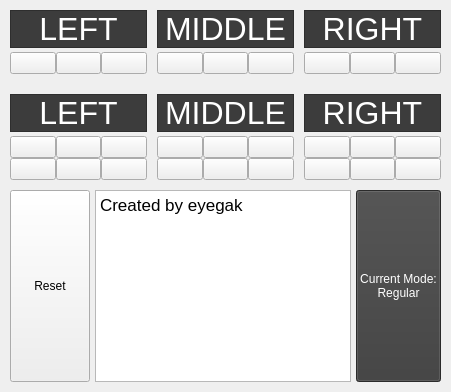
  <widget class="QWidget" name="centralwidget">
   <layout class="QVBoxLayout" name="verticalLayout" stretch="5,4">
    <property name="spacing">
     <number>5</number>
    </property>
    <property name="leftMargin">
     <number>5</number>
    </property>
    <property name="topMargin">
     <number>5</number>
    </property>
    <property name="rightMargin">
     <number>5</number>
    </property>
    <property name="bottomMargin">
     <number>5</number>
    </property>
    <item>
     <layout class="QGridLayout" name="gridLayout" rowstretch="0,0,0,0,0,0,0,0">
      <property name="leftMargin">
       <number>5</number>
      </property>
      <property name="topMargin">
       <number>5</number>
      </property>
      <property name="rightMargin">
       <number>5</number>
      </property>
      <property name="spacing">
       <number>0</number>
      </property>
      <item row="2" column="9">
       <widget class="QPushButton" name="b_RCircle">
        <property name="sizePolicy">
         <sizepolicy hsizetype="Minimum" vsizetype="MinimumExpanding">
          <horstretch>0</horstretch>
          <verstretch>0</verstretch>
         </sizepolicy>
        </property>
        <property name="text">
         <string/>
        </property>
        <property name="icon">
         <iconset resource="DissectionTool.qrc">
          <normaloff>:/images/svg/circle.svg</normaloff>:/images/svg/circle.svg</iconset>
        </property>
        <property name="iconSize">
         <size>
          <width>48</width>
          <height>64</height>
         </size>
        </property>
       </widget>
      </item>
      <item row="6" column="6">
       <widget class="QPushButton" name="b_MPyramid">
        <property name="sizePolicy">
         <sizepolicy hsizetype="Minimum" vsizetype="MinimumExpanding">
          <horstretch>0</horstretch>
          <verstretch>0</verstretch>
         </sizepolicy>
        </property>
        <property name="text">
         <string/>
        </property>
        <property name="icon">
         <iconset resource="DissectionTool.qrc">
          <normaloff>:/images/svg/pyramid.svg</normaloff>:/images/svg/pyramid.svg</iconset>
        </property>
        <property name="iconSize">
         <size>
          <width>48</width>
          <height>64</height>
         </size>
        </property>
       </widget>
      </item>
      <item row="7" column="6">
       <widget class="QPushButton" name="b_MCone">
        <property name="sizePolicy">
         <sizepolicy hsizetype="Minimum" vsizetype="MinimumExpanding">
          <horstretch>0</horstretch>
          <verstretch>0</verstretch>
         </sizepolicy>
        </property>
        <property name="text">
         <string/>
        </property>
        <property name="icon">
         <iconset resource="DissectionTool.qrc">
          <normaloff>:/images/svg/cone.svg</normaloff>:/images/svg/cone.svg</iconset>
        </property>
        <property name="iconSize">
         <size>
          <width>48</width>
          <height>64</height>
         </size>
        </property>
       </widget>
      </item>
      <item row="2" column="10">
       <widget class="QPushButton" name="b_RSquare">
        <property name="sizePolicy">
         <sizepolicy hsizetype="Minimum" vsizetype="MinimumExpanding">
          <horstretch>0</horstretch>
          <verstretch>0</verstretch>
         </sizepolicy>
        </property>
        <property name="text">
         <string/>
        </property>
        <property name="icon">
         <iconset resource="DissectionTool.qrc">
          <normaloff>:/images/svg/square.svg</normaloff>:/images/svg/square.svg</iconset>
        </property>
        <property name="iconSize">
         <size>
          <width>48</width>
          <height>64</height>
         </size>
        </property>
       </widget>
      </item>
      <item row="6" column="2">
       <widget class="QPushButton" name="b_LPyramid">
        <property name="sizePolicy">
         <sizepolicy hsizetype="Minimum" vsizetype="MinimumExpanding">
          <horstretch>0</horstretch>
          <verstretch>0</verstretch>
         </sizepolicy>
        </property>
        <property name="text">
         <string/>
        </property>
        <property name="icon">
         <iconset resource="DissectionTool.qrc">
          <normaloff>:/images/svg/pyramid.svg</normaloff>:/images/svg/pyramid.svg</iconset>
        </property>
        <property name="iconSize">
         <size>
          <width>48</width>
          <height>64</height>
         </size>
        </property>
       </widget>
      </item>
      <item row="6" column="10">
       <widget class="QPushButton" name="b_RPyramid">
        <property name="sizePolicy">
         <sizepolicy hsizetype="Minimum" vsizetype="MinimumExpanding">
          <horstretch>0</horstretch>
          <verstretch>0</verstretch>
         </sizepolicy>
        </property>
        <property name="icon">
         <iconset resource="DissectionTool.qrc">
          <normaloff>:/images/svg/pyramid.svg</normaloff>:/images/svg/pyramid.svg</iconset>
        </property>
        <property name="iconSize">
         <size>
          <width>48</width>
          <height>64</height>
         </size>
        </property>
       </widget>
      </item>
      <item row="2" column="1">
       <widget class="QPushButton" name="b_LCircle">
        <property name="sizePolicy">
         <sizepolicy hsizetype="Minimum" vsizetype="MinimumExpanding">
          <horstretch>0</horstretch>
          <verstretch>0</verstretch>
         </sizepolicy>
        </property>
        <property name="text">
         <string/>
        </property>
        <property name="icon">
         <iconset resource="DissectionTool.qrc">
          <normaloff>:/images/svg/circle.svg</normaloff>:/images/svg/circle.svg</iconset>
        </property>
        <property name="iconSize">
         <size>
          <width>48</width>
          <height>64</height>
         </size>
        </property>
       </widget>
      </item>
      <item row="2" column="6">
       <widget class="QPushButton" name="b_MSquare">
        <property name="sizePolicy">
         <sizepolicy hsizetype="Minimum" vsizetype="MinimumExpanding">
          <horstretch>0</horstretch>
          <verstretch>0</verstretch>
         </sizepolicy>
        </property>
        <property name="text">
         <string/>
        </property>
        <property name="icon">
         <iconset resource="DissectionTool.qrc">
          <normaloff>:/images/svg/square.svg</normaloff>:/images/svg/square.svg</iconset>
        </property>
        <property name="iconSize">
         <size>
          <width>48</width>
          <height>64</height>
         </size>
        </property>
       </widget>
      </item>
      <item row="6" column="4">
       <widget class="QPushButton" name="b_MSphere">
        <property name="sizePolicy">
         <sizepolicy hsizetype="Minimum" vsizetype="MinimumExpanding">
          <horstretch>0</horstretch>
          <verstretch>0</verstretch>
         </sizepolicy>
        </property>
        <property name="text">
         <string/>
        </property>
        <property name="icon">
         <iconset resource="DissectionTool.qrc">
          <normaloff>:/images/svg/sphere.svg</normaloff>:/images/svg/sphere.svg</iconset>
        </property>
        <property name="iconSize">
         <size>
          <width>48</width>
          <height>64</height>
         </size>
        </property>
       </widget>
      </item>
      <item row="3" column="1">
       <spacer name="verticalSpacer">
        <property name="orientation">
         <enum>Qt::Orientation::Vertical</enum>
        </property>
        <property name="sizeType">
         <enum>QSizePolicy::Policy::Minimum</enum>
        </property>
        <property name="sizeHint" stdset="0">
         <size>
          <width>20</width>
          <height>20</height>
         </size>
        </property>
       </spacer>
      </item>
      <item row="6" column="0">
       <widget class="QPushButton" name="b_LSphere">
        <property name="sizePolicy">
         <sizepolicy hsizetype="Minimum" vsizetype="MinimumExpanding">
          <horstretch>0</horstretch>
          <verstretch>0</verstretch>
         </sizepolicy>
        </property>
        <property name="text">
         <string/>
        </property>
        <property name="icon">
         <iconset resource="DissectionTool.qrc">
          <normaloff>:/images/svg/sphere.svg</normaloff>:/images/svg/sphere.svg</iconset>
        </property>
        <property name="iconSize">
         <size>
          <width>48</width>
          <height>64</height>
         </size>
        </property>
       </widget>
      </item>
      <item row="2" column="8">
       <widget class="QPushButton" name="b_RTriangle">
        <property name="sizePolicy">
         <sizepolicy hsizetype="Minimum" vsizetype="MinimumExpanding">
          <horstretch>0</horstretch>
          <verstretch>0</verstretch>
         </sizepolicy>
        </property>
        <property name="text">
         <string/>
        </property>
        <property name="icon">
         <iconset resource="DissectionTool.qrc">
          <normaloff>:/images/svg/triangle.svg</normaloff>:/images/svg/triangle.svg</iconset>
        </property>
        <property name="iconSize">
         <size>
          <width>48</width>
          <height>64</height>
         </size>
        </property>
       </widget>
      </item>
      <item row="6" column="5">
       <widget class="QPushButton" name="b_MCube">
        <property name="sizePolicy">
         <sizepolicy hsizetype="Minimum" vsizetype="MinimumExpanding">
          <horstretch>0</horstretch>
          <verstretch>0</verstretch>
         </sizepolicy>
        </property>
        <property name="text">
         <string/>
        </property>
        <property name="icon">
         <iconset resource="DissectionTool.qrc">
          <normaloff>:/images/svg/cube.svg</normaloff>:/images/svg/cube.svg</iconset>
        </property>
        <property name="iconSize">
         <size>
          <width>48</width>
          <height>64</height>
         </size>
        </property>
       </widget>
      </item>
      <item row="7" column="8">
       <widget class="QPushButton" name="b_RCylinder">
        <property name="sizePolicy">
         <sizepolicy hsizetype="Minimum" vsizetype="MinimumExpanding">
          <horstretch>0</horstretch>
          <verstretch>0</verstretch>
         </sizepolicy>
        </property>
        <property name="text">
         <string/>
        </property>
        <property name="icon">
         <iconset resource="DissectionTool.qrc">
          <normaloff>:/images/svg/cylinder.svg</normaloff>:/images/svg/cylinder.svg</iconset>
        </property>
        <property name="iconSize">
         <size>
          <width>48</width>
          <height>64</height>
         </size>
        </property>
       </widget>
      </item>
      <item row="6" column="9">
       <widget class="QPushButton" name="b_RCube">
        <property name="sizePolicy">
         <sizepolicy hsizetype="Minimum" vsizetype="MinimumExpanding">
          <horstretch>0</horstretch>
          <verstretch>0</verstretch>
         </sizepolicy>
        </property>
        <property name="text">
         <string/>
        </property>
        <property name="icon">
         <iconset resource="DissectionTool.qrc">
          <normaloff>:/images/svg/cube.svg</normaloff>:/images/svg/cube.svg</iconset>
        </property>
        <property name="iconSize">
         <size>
          <width>48</width>
          <height>64</height>
         </size>
        </property>
       </widget>
      </item>
      <item row="7" column="4">
       <widget class="QPushButton" name="b_MCylinder">
        <property name="sizePolicy">
         <sizepolicy hsizetype="Minimum" vsizetype="MinimumExpanding">
          <horstretch>0</horstretch>
          <verstretch>0</verstretch>
         </sizepolicy>
        </property>
        <property name="text">
         <string/>
        </property>
        <property name="icon">
         <iconset resource="DissectionTool.qrc">
          <normaloff>:/images/svg/cylinder.svg</normaloff>:/images/svg/cylinder.svg</iconset>
        </property>
        <property name="iconSize">
         <size>
          <width>48</width>
          <height>64</height>
         </size>
        </property>
       </widget>
      </item>
      <item row="7" column="5">
       <widget class="QPushButton" name="b_MPrism">
        <property name="sizePolicy">
         <sizepolicy hsizetype="Minimum" vsizetype="MinimumExpanding">
          <horstretch>0</horstretch>
          <verstretch>0</verstretch>
         </sizepolicy>
        </property>
        <property name="text">
         <string/>
        </property>
        <property name="icon">
         <iconset resource="DissectionTool.qrc">
          <normaloff>:/images/svg/prism.svg</normaloff>:/images/svg/prism.svg</iconset>
        </property>
        <property name="iconSize">
         <size>
          <width>48</width>
          <height>64</height>
         </size>
        </property>
       </widget>
      </item>
      <item row="2" column="5">
       <widget class="QPushButton" name="b_MCircle">
        <property name="sizePolicy">
         <sizepolicy hsizetype="Minimum" vsizetype="MinimumExpanding">
          <horstretch>0</horstretch>
          <verstretch>0</verstretch>
         </sizepolicy>
        </property>
        <property name="text">
         <string/>
        </property>
        <property name="icon">
         <iconset resource="DissectionTool.qrc">
          <normaloff>:/images/svg/circle.svg</normaloff>:/images/svg/circle.svg</iconset>
        </property>
        <property name="iconSize">
         <size>
          <width>48</width>
          <height>64</height>
         </size>
        </property>
       </widget>
      </item>
      <item row="0" column="0" colspan="3">
       <widget class="QLabel" name="label">
        <property name="font">
         <font>
          <pointsize>24</pointsize>
         </font>
        </property>
        <property name="mouseTracking">
         <bool>false</bool>
        </property>
        <property name="layoutDirection">
         <enum>Qt::LayoutDirection::LeftToRight</enum>
        </property>
        <property name="autoFillBackground">
         <bool>false</bool>
        </property>
        <property name="styleSheet">
         <string notr="true">QWidget {background-color: rgb(60,60,60); color: white}</string>
        </property>
        <property name="frameShape">
         <enum>QFrame::Shape::StyledPanel</enum>
        </property>
        <property name="text">
         <string>LEFT</string>
        </property>
        <property name="textFormat">
         <enum>Qt::TextFormat::PlainText</enum>
        </property>
        <property name="alignment">
         <set>Qt::AlignmentFlag::AlignCenter</set>
        </property>
        <property name="textInteractionFlags">
         <set>Qt::TextInteractionFlag::NoTextInteraction</set>
        </property>
       </widget>
      </item>
      <item row="7" column="1">
       <widget class="QPushButton" name="b_LPrism">
        <property name="sizePolicy">
         <sizepolicy hsizetype="Minimum" vsizetype="MinimumExpanding">
          <horstretch>0</horstretch>
          <verstretch>0</verstretch>
         </sizepolicy>
        </property>
        <property name="text">
         <string/>
        </property>
        <property name="icon">
         <iconset resource="DissectionTool.qrc">
          <normaloff>:/images/svg/prism.svg</normaloff>:/images/svg/prism.svg</iconset>
        </property>
        <property name="iconSize">
         <size>
          <width>48</width>
          <height>64</height>
         </size>
        </property>
       </widget>
      </item>
      <item row="7" column="0">
       <widget class="QPushButton" name="b_LCylinder">
        <property name="sizePolicy">
         <sizepolicy hsizetype="Minimum" vsizetype="MinimumExpanding">
          <horstretch>0</horstretch>
          <verstretch>0</verstretch>
         </sizepolicy>
        </property>
        <property name="text">
         <string/>
        </property>
        <property name="icon">
         <iconset resource="DissectionTool.qrc">
          <normaloff>:/images/svg/cylinder.svg</normaloff>:/images/svg/cylinder.svg</iconset>
        </property>
        <property name="iconSize">
         <size>
          <width>48</width>
          <height>64</height>
         </size>
        </property>
       </widget>
      </item>
      <item row="1" column="0">
       <spacer name="verticalSpacer_2">
        <property name="orientation">
         <enum>Qt::Orientation::Vertical</enum>
        </property>
        <property name="sizeType">
         <enum>QSizePolicy::Policy::Fixed</enum>
        </property>
        <property name="sizeHint" stdset="0">
         <size>
          <width>0</width>
          <height>4</height>
         </size>
        </property>
       </spacer>
      </item>
      <item row="2" column="7">
       <spacer name="horizontalSpacer_2">
        <property name="orientation">
         <enum>Qt::Orientation::Horizontal</enum>
        </property>
        <property name="sizeType">
         <enum>QSizePolicy::Policy::Minimum</enum>
        </property>
        <property name="sizeHint" stdset="0">
         <size>
          <width>10</width>
          <height>20</height>
         </size>
        </property>
       </spacer>
      </item>
      <item row="5" column="0">
       <spacer name="verticalSpacer_3">
        <property name="orientation">
         <enum>Qt::Orientation::Vertical</enum>
        </property>
        <property name="sizeType">
         <enum>QSizePolicy::Policy::Fixed</enum>
        </property>
        <property name="sizeHint" stdset="0">
         <size>
          <width>0</width>
          <height>4</height>
         </size>
        </property>
       </spacer>
      </item>
      <item row="7" column="10">
       <widget class="QPushButton" name="b_RCone">
        <property name="sizePolicy">
         <sizepolicy hsizetype="Minimum" vsizetype="MinimumExpanding">
          <horstretch>0</horstretch>
          <verstretch>0</verstretch>
         </sizepolicy>
        </property>
        <property name="icon">
         <iconset resource="DissectionTool.qrc">
          <normaloff>:/images/svg/cone.svg</normaloff>:/images/svg/cone.svg</iconset>
        </property>
        <property name="iconSize">
         <size>
          <width>48</width>
          <height>64</height>
         </size>
        </property>
       </widget>
      </item>
      <item row="6" column="1">
       <widget class="QPushButton" name="b_LCube">
        <property name="sizePolicy">
         <sizepolicy hsizetype="Minimum" vsizetype="MinimumExpanding">
          <horstretch>0</horstretch>
          <verstretch>0</verstretch>
         </sizepolicy>
        </property>
        <property name="text">
         <string/>
        </property>
        <property name="icon">
         <iconset resource="DissectionTool.qrc">
          <normaloff>:/images/svg/cube.svg</normaloff>:/images/svg/cube.svg</iconset>
        </property>
        <property name="iconSize">
         <size>
          <width>48</width>
          <height>64</height>
         </size>
        </property>
       </widget>
      </item>
      <item row="2" column="3">
       <spacer name="horizontalSpacer">
        <property name="orientation">
         <enum>Qt::Orientation::Horizontal</enum>
        </property>
        <property name="sizeType">
         <enum>QSizePolicy::Policy::Minimum</enum>
        </property>
        <property name="sizeHint" stdset="0">
         <size>
          <width>10</width>
          <height>20</height>
         </size>
        </property>
       </spacer>
      </item>
      <item row="2" column="0">
       <widget class="QPushButton" name="b_LTriangle">
        <property name="sizePolicy">
         <sizepolicy hsizetype="Minimum" vsizetype="MinimumExpanding">
          <horstretch>0</horstretch>
          <verstretch>0</verstretch>
         </sizepolicy>
        </property>
        <property name="text">
         <string/>
        </property>
        <property name="icon">
         <iconset resource="DissectionTool.qrc">
          <normaloff>:/images/svg/triangle.svg</normaloff>:/images/svg/triangle.svg</iconset>
        </property>
        <property name="iconSize">
         <size>
          <width>48</width>
          <height>64</height>
         </size>
        </property>
       </widget>
      </item>
      <item row="2" column="4">
       <widget class="QPushButton" name="b_MTriangle">
        <property name="sizePolicy">
         <sizepolicy hsizetype="Minimum" vsizetype="MinimumExpanding">
          <horstretch>0</horstretch>
          <verstretch>0</verstretch>
         </sizepolicy>
        </property>
        <property name="text">
         <string/>
        </property>
        <property name="icon">
         <iconset resource="DissectionTool.qrc">
          <normaloff>:/images/svg/triangle.svg</normaloff>:/images/svg/triangle.svg</iconset>
        </property>
        <property name="iconSize">
         <size>
          <width>48</width>
          <height>64</height>
         </size>
        </property>
       </widget>
      </item>
      <item row="7" column="2">
       <widget class="QPushButton" name="b_LCone">
        <property name="sizePolicy">
         <sizepolicy hsizetype="Minimum" vsizetype="MinimumExpanding">
          <horstretch>0</horstretch>
          <verstretch>0</verstretch>
         </sizepolicy>
        </property>
        <property name="text">
         <string/>
        </property>
        <property name="icon">
         <iconset resource="DissectionTool.qrc">
          <normaloff>:/images/svg/cone.svg</normaloff>:/images/svg/cone.svg</iconset>
        </property>
        <property name="iconSize">
         <size>
          <width>48</width>
          <height>64</height>
         </size>
        </property>
       </widget>
      </item>
      <item row="2" column="2">
       <widget class="QPushButton" name="b_LSquare">
        <property name="sizePolicy">
         <sizepolicy hsizetype="Minimum" vsizetype="MinimumExpanding">
          <horstretch>0</horstretch>
          <verstretch>0</verstretch>
         </sizepolicy>
        </property>
        <property name="text">
         <string/>
        </property>
        <property name="icon">
         <iconset resource="DissectionTool.qrc">
          <normaloff>:/images/svg/square.svg</normaloff>:/images/svg/square.svg</iconset>
        </property>
        <property name="iconSize">
         <size>
          <width>48</width>
          <height>64</height>
         </size>
        </property>
       </widget>
      </item>
      <item row="7" column="9">
       <widget class="QPushButton" name="b_RPrism">
        <property name="sizePolicy">
         <sizepolicy hsizetype="Minimum" vsizetype="MinimumExpanding">
          <horstretch>0</horstretch>
          <verstretch>0</verstretch>
         </sizepolicy>
        </property>
        <property name="icon">
         <iconset resource="DissectionTool.qrc">
          <normaloff>:/images/svg/prism.svg</normaloff>:/images/svg/prism.svg</iconset>
        </property>
        <property name="iconSize">
         <size>
          <width>48</width>
          <height>64</height>
         </size>
        </property>
       </widget>
      </item>
      <item row="6" column="8">
       <widget class="QPushButton" name="b_RSphere">
        <property name="sizePolicy">
         <sizepolicy hsizetype="Minimum" vsizetype="MinimumExpanding">
          <horstretch>0</horstretch>
          <verstretch>0</verstretch>
         </sizepolicy>
        </property>
        <property name="text">
         <string/>
        </property>
        <property name="icon">
         <iconset resource="DissectionTool.qrc">
          <normaloff>:/images/svg/sphere.svg</normaloff>:/images/svg/sphere.svg</iconset>
        </property>
        <property name="iconSize">
         <size>
          <width>48</width>
          <height>64</height>
         </size>
        </property>
       </widget>
      </item>
      <item row="4" column="0" colspan="3">
       <widget class="QLabel" name="label_2">
        <property name="font">
         <font>
          <pointsize>24</pointsize>
         </font>
        </property>
        <property name="contextMenuPolicy">
         <enum>Qt::ContextMenuPolicy::PreventContextMenu</enum>
        </property>
        <property name="styleSheet">
         <string notr="true">QWidget {background-color: rgb(60,60,60); color: white}</string>
        </property>
        <property name="frameShape">
         <enum>QFrame::Shape::StyledPanel</enum>
        </property>
        <property name="text">
         <string>LEFT</string>
        </property>
        <property name="alignment">
         <set>Qt::AlignmentFlag::AlignCenter</set>
        </property>
        <property name="textInteractionFlags">
         <set>Qt::TextInteractionFlag::NoTextInteraction</set>
        </property>
       </widget>
      </item>
      <item row="4" column="4" colspan="3">
       <widget class="QLabel" name="label_3">
        <property name="font">
         <font>
          <pointsize>24</pointsize>
         </font>
        </property>
        <property name="styleSheet">
         <string notr="true">QWidget {background-color: rgb(60,60,60); color: white}</string>
        </property>
        <property name="frameShape">
         <enum>QFrame::Shape::StyledPanel</enum>
        </property>
        <property name="text">
         <string>MIDDLE</string>
        </property>
        <property name="alignment">
         <set>Qt::AlignmentFlag::AlignCenter</set>
        </property>
        <property name="textInteractionFlags">
         <set>Qt::TextInteractionFlag::NoTextInteraction</set>
        </property>
       </widget>
      </item>
      <item row="0" column="4" colspan="3">
       <widget class="QLabel" name="label_4">
        <property name="font">
         <font>
          <pointsize>24</pointsize>
         </font>
        </property>
        <property name="styleSheet">
         <string notr="true">QWidget {background-color: rgb(60,60,60); color: white}</string>
        </property>
        <property name="frameShape">
         <enum>QFrame::Shape::StyledPanel</enum>
        </property>
        <property name="text">
         <string>MIDDLE</string>
        </property>
        <property name="alignment">
         <set>Qt::AlignmentFlag::AlignCenter</set>
        </property>
        <property name="textInteractionFlags">
         <set>Qt::TextInteractionFlag::NoTextInteraction</set>
        </property>
       </widget>
      </item>
      <item row="0" column="8" colspan="3">
       <widget class="QLabel" name="label_6">
        <property name="font">
         <font>
          <pointsize>24</pointsize>
         </font>
        </property>
        <property name="styleSheet">
         <string notr="true">QWidget {background-color: rgb(60,60,60); color: white}</string>
        </property>
        <property name="frameShape">
         <enum>QFrame::Shape::StyledPanel</enum>
        </property>
        <property name="text">
         <string>RIGHT</string>
        </property>
        <property name="alignment">
         <set>Qt::AlignmentFlag::AlignCenter</set>
        </property>
        <property name="textInteractionFlags">
         <set>Qt::TextInteractionFlag::NoTextInteraction</set>
        </property>
       </widget>
      </item>
      <item row="4" column="8" colspan="3">
       <widget class="QLabel" name="label_5">
        <property name="font">
         <font>
          <pointsize>24</pointsize>
         </font>
        </property>
        <property name="styleSheet">
         <string notr="true">QWidget {background-color: rgb(60,60,60); color: white}</string>
        </property>
        <property name="frameShape">
         <enum>QFrame::Shape::StyledPanel</enum>
        </property>
        <property name="text">
         <string>RIGHT</string>
        </property>
        <property name="alignment">
         <set>Qt::AlignmentFlag::AlignCenter</set>
        </property>
        <property name="textInteractionFlags">
         <set>Qt::TextInteractionFlag::NoTextInteraction</set>
        </property>
       </widget>
      </item>
     </layout>
    </item>
    <item>
     <layout class="QHBoxLayout" name="horizontalLayout">
      <property name="leftMargin">
       <number>5</number>
      </property>
      <property name="topMargin">
       <number>5</number>
      </property>
      <property name="rightMargin">
       <number>5</number>
      </property>
      <property name="bottomMargin">
       <number>5</number>
      </property>
      <item>
       <widget class="QPushButton" name="b_Reset">
        <property name="sizePolicy">
         <sizepolicy hsizetype="MinimumExpanding" vsizetype="MinimumExpanding">
          <horstretch>1</horstretch>
          <verstretch>0</verstretch>
         </sizepolicy>
        </property>
        <property name="minimumSize">
         <size>
          <width>0</width>
          <height>0</height>
         </size>
        </property>
        <property name="text">
         <string>Reset</string>
        </property>
       </widget>
      </item>
      <item>
       <widget class="QPlainTextEdit" name="outText">
        <property name="sizePolicy">
         <sizepolicy hsizetype="MinimumExpanding" vsizetype="MinimumExpanding">
          <horstretch>5</horstretch>
          <verstretch>1</verstretch>
         </sizepolicy>
        </property>
        <property name="font">
         <font>
          <pointsize>13</pointsize>
         </font>
        </property>
        <property name="readOnly">
         <bool>true</bool>
        </property>
        <property name="plainText">
         <string>Created by eyegak</string>
        </property>
       </widget>
      </item>
      <item>
       <widget class="QPushButton" name="Mode">
        <property name="sizePolicy">
         <sizepolicy hsizetype="MinimumExpanding" vsizetype="MinimumExpanding">
          <horstretch>1</horstretch>
          <verstretch>0</verstretch>
         </sizepolicy>
        </property>
        <property name="styleSheet">
         <string notr="true">QPushButton:checked {background-color: rgb(132,167,224); border: none;}
QPushButton {background-color: rgb(60,60,60); color: white}
</string>
        </property>
        <property name="text">
         <string>Current Mode:
Regular</string>
        </property>
        <property name="checkable">
         <bool>true</bool>
        </property>
       </widget>
      </item>
     </layout>
    </item>
   </layout>
  </widget>
